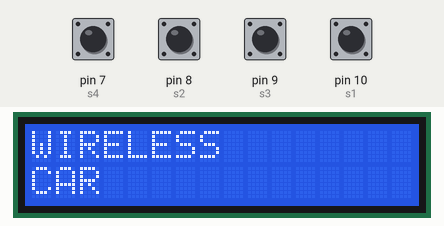
This sketch was run on a simulated Arduino Uno, built with avr-gcc and run on an emulated ATmega328P. On the bench: 16×2 character LCD. The inputs (shaded band) are chosen by the test bench; at power-on: pin 7 (s4), pin 8 (s2), pin 9 (s3), pin 10 (s1) HIGH. What the sketch prints to the serial monitor is not drawn.

Above: at 0.1 s.
1.8 s: pin 8 (s2) pulled LOW for 0.15 s
At 1.96 s:
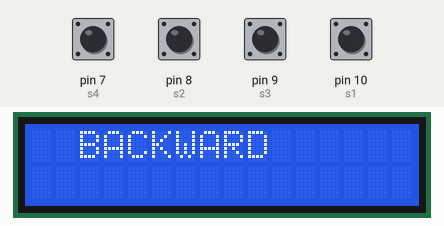
4.9 s: pin 9 (s3) pulled LOW for 0.15 s
At 5.07 s:
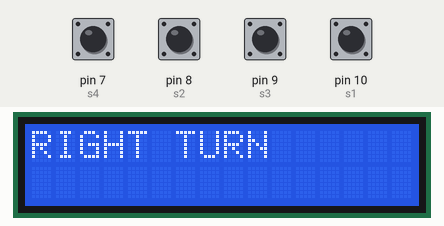
8.0 s: pin 7 (s4) pulled LOW for 0.15 s
At 8.18 s:
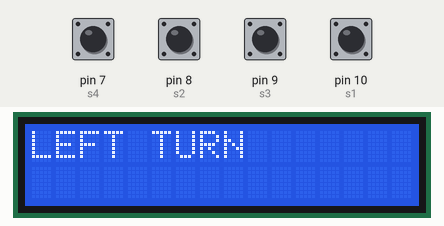
11.1 s: pin 10 (s1) pulled LOW for 0.15 s
At 11.26 s:
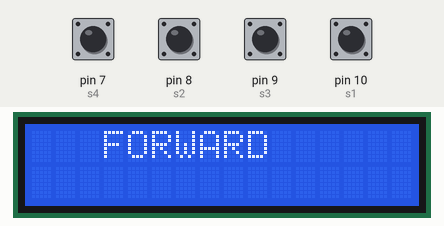
12.9 s: pin 10 (s1) pulled LOW for 1 s
16.9 s: pin 7 (s4) pulled LOW for 1 s
At 17.3 s:
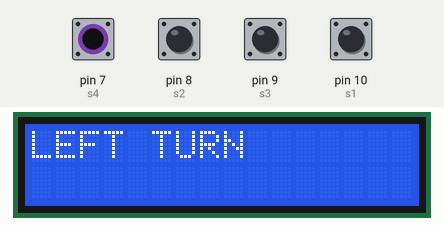
Timing chart, 0 to 19.9 s (numbered marks = the images above; inputs shaded):
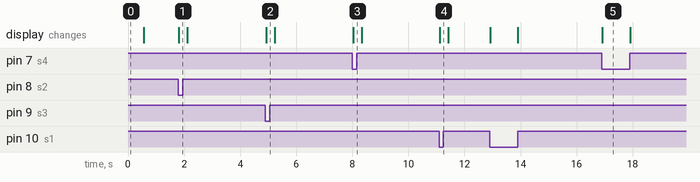

Measured:
- after the input at 1.8 s, the display: changes at once (image 1)
- after the input at 4.9 s, the display: changes at once (image 2)
- after the input at 8.0 s, the display: changes at once (image 3)
- after the input at 11.1 s, the display: changes at once (image 4)
- after the input at 16.9 s, the display: changes at once (image 5)

The sketch:

transmit_task1.ino
```cpp
// include the library code:
#include <LiquidCrystal.h>

// initialize the library with the numbers of the interface pins
LiquidCrystal lcd(12, 11, 5, 4, 3, 2);
int s1 = 10;
int s2 = 8;
int s3 = 9;
int s4 = 7;
void setup()
{
  Serial.begin(9600);
  pinMode(s1, INPUT_PULLUP);
  pinMode(s2, INPUT_PULLUP);
  pinMode(s3, INPUT_PULLUP);
  pinMode(s4, INPUT_PULLUP);
  lcd.begin(16, 2);
  // Print a message to the LCD.
  lcd.print("WIRELESS");
  lcd.setCursor(0, 1);
  lcd.print("CAR");
  delay(500);
  lcd.clear();
}

void loop()
{
  int a = 1;
  int b = 2;
  int c = 3;
  int d = 4;
  int e = 20;
  if(digitalRead(s1) == LOW)
  {
    Serial.write(a);

    lcd.setCursor(0, 0);
    lcd.print("   FORWARD");
  }
  else if(digitalRead(s2) == LOW)
  {
    Serial.write(b);

    lcd.setCursor(0, 0);
    lcd.print("  BACKWARD");
  }
  else if(digitalRead(s3) == LOW)
  {
    Serial.write(c);

    lcd.setCursor(0, 0);
    lcd.print("RIGHT TURN");
  }
  else if(digitalRead(s4) == LOW)
  {
    Serial.write(d);

    lcd.setCursor(0, 0);
    lcd.print("LEFT TURN");
  }
  else
  {

    Serial.write(e);
    lcd.print("    START     ");
    lcd.clear();
  }

}
```
